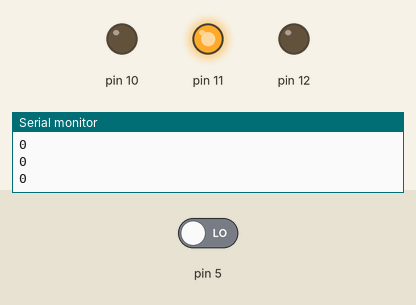
A sketch run on a simulated Arduino Uno, built with avr-gcc and run on an emulated ATmega328P. Parts: output pins drawn as LEDs (lit = HIGH), the last lines printed to the serial monitor. The test bench sets the inputs (shaded band); at power-on: pin 5 LOW.

Above: at 1.2 s.
1.3 s: pin 5 driven HIGH
At 2.1 s:
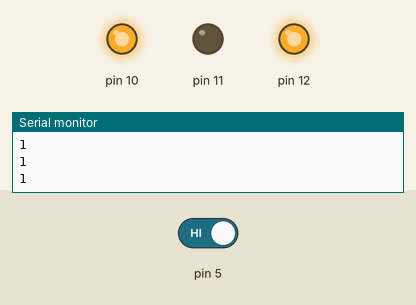
2.8 s: pin 5 driven LOW
At 3.5 s:
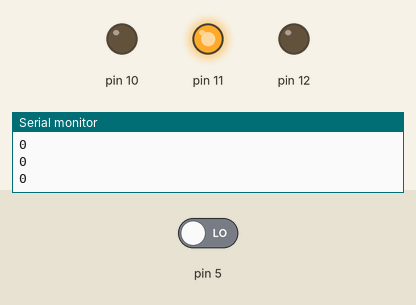
Timing chart, 0 to 5.8 s (numbered marks = the images above; inputs shaded):
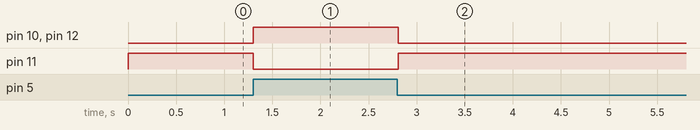

Measured:
- after the input at 1.3 s, pin 10, pin 12: LOW → HIGH at once; pin 11: HIGH → LOW at once
- after the input at 2.8 s, pin 10, pin 12: HIGH → LOW at once; pin 11: LOW → HIGH at once

The sketch:

security_system_with_pir_motion_sensor1__1_.ino
```cpp
// C++ code
//
int pir = 0;

void setup()
{
  pinMode(5, INPUT);
  Serial.begin(9600);
  pinMode(12, OUTPUT);
  pinMode(11, OUTPUT);
  pinMode(10, OUTPUT);
}

void loop()
{
  pir = digitalRead(5);
  Serial.println(pir);
  if (pir == 1) {
    digitalWrite(12, HIGH);
    digitalWrite(11, LOW);
    digitalWrite(10, HIGH);
  } else {
    digitalWrite(12, LOW);
    digitalWrite(11, HIGH);
    digitalWrite(10, LOW);
  }
  delay(10); // Delay a little bit to improve simulation performance
}
```
